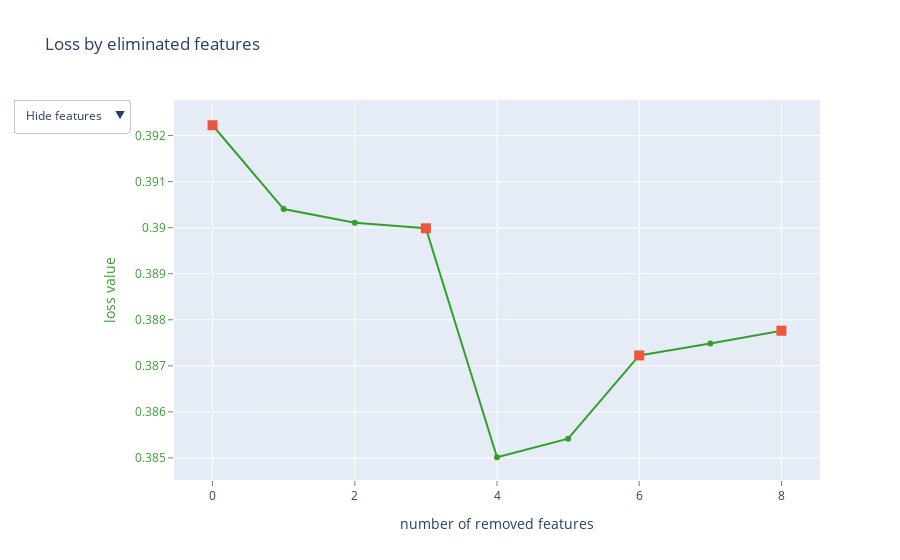

The cell this chart's notebook holds for it:
### Code cell
from catboost import CatBoostClassifier, EShapCalcType, EFeaturesSelectionAlgorithm,Pool



train_pool = Pool(X_train, y_train)
test_pool = Pool(X_test, y_test)


    
def select_features(algorithm: EFeaturesSelectionAlgorithm, steps: int = 1):
    print('Algorithm:', algorithm)
    model = CatBoostClassifier(iterations=500, random_seed=0)
    summary = model.select_features(
        train_pool,
        eval_set=test_pool,
        features_for_select=list(range(train_pool.num_col())),
        num_features_to_select=10,
        steps=steps,
        algorithm=algorithm,
        shap_calc_type=EShapCalcType.Regular,
        train_final_model=True,
        logging_level='Silent',
        plot=True
    )
    print('Selected features:', summary['selected_features_names'])
    return summary

adult_shap_summary = select_features(algorithm=EFeaturesSelectionAlgorithm.RecursiveByShapValues, steps=3)

### Figure 1 — Plotly figure (JSON) as saved in the notebook; plotly's stock layout.template omitted (floating-point values rounded to 4 significant figures)
{"data": [{"line": {"color": "rgb(51,160,44)"}, "mode": "lines+markers", "name": "", "text": ["", "VRDeck", "RoomService", "Cabin_1_F", "ShoppingMall", "Spa", "FoodCourt", "Age", "Cabin_1_B"], "type": "scatter", "x": [0, 1, 2, 3, 4, 5, 6, 7, 8], "y": [0.3922, 0.3904, 0.3901, 0.39, 0.385, 0.3854, 0.3872, 0.3875, 0.3878]}, {"marker": {"size": 10, "symbol": "square"}, "mode": "markers", "name": "", "text": ["", "Cabin_1_F", "FoodCourt", "Cabin_1_B"], "type": "scatter", "x": [0, 3, 6, 8], "y": [0.3922, 0.39, 0.3872, 0.3878]}, {"mode": "text", "name": "", "text": ["", "4", "2", "11", "0", "3", "1", "6", "10"], "textfont": {"color": "rgb(51,160,44)", "family": "sans serif", "size": 18}, "textposition": "bottom center", "type": "scatter", "visible": false, "x": [0, 1, 2, 3, 4, 5, 6, 7, 8], "y": [0.3922, 0.3904, 0.3901, 0.39, 0.385, 0.3854, 0.3872, 0.3875, 0.3878]}, {"mode": "text", "name": "", "text": ["", "VRDeck", "RoomService", "Cabin_1_F", "ShoppingMall", "Spa", "FoodCourt", "Age", "Cabin_1_B"], "textfont": {"color": "rgb(51,160,44)", "family": "sans serif", "size": 18}, "textposition": "bottom center", "type": "scatter", "visible": false, "x": [0, 1, 2, 3, 4, 5, 6, 7, 8], "y": [0.3922, 0.3904, 0.3901, 0.39, 0.385, 0.3854, 0.3872, 0.3875, 0.3878]}], "layout": {"showlegend": false, "title": {"text": "Loss by eliminated features"}, "updatemenus": [{"active": 0, "buttons": [{"args": [{"visible": [true, true, false, false]}], "label": "Hide features", "method": "update"}, {"args": [{"visible": [true, true, true, false]}], "label": "Show indices", "method": "update"}, {"args": [{"visible": [true, true, false, true]}], "label": "Show names", "method": "update"}], "pad": {"r": 10, "t": 10}, "showactive": true, "x": -0.25, "xanchor": "left", "y": 1.03, "yanchor": "top"}], "xaxis": {"gridcolor": "rgb(255,255,255)", "showgrid": true, "showline": false, "showticklabels": true, "tickcolor": "rgb(127,127,127)", "ticks": "outside", "title": {"text": "number of removed features"}, "zeroline": false}, "yaxis": {"gridcolor": "rgb(255,255,255)", "showgrid": true, "showline": false, "showticklabels": true, "tickcolor": "rgb(127,127,127)", "tickfont": {"color": "rgb(51,160,44)"}, "ticks": "outside", "title": {"font": {"color": "rgb(51,160,44)"}, "text": "loss value"}, "zeroline": false}}}
